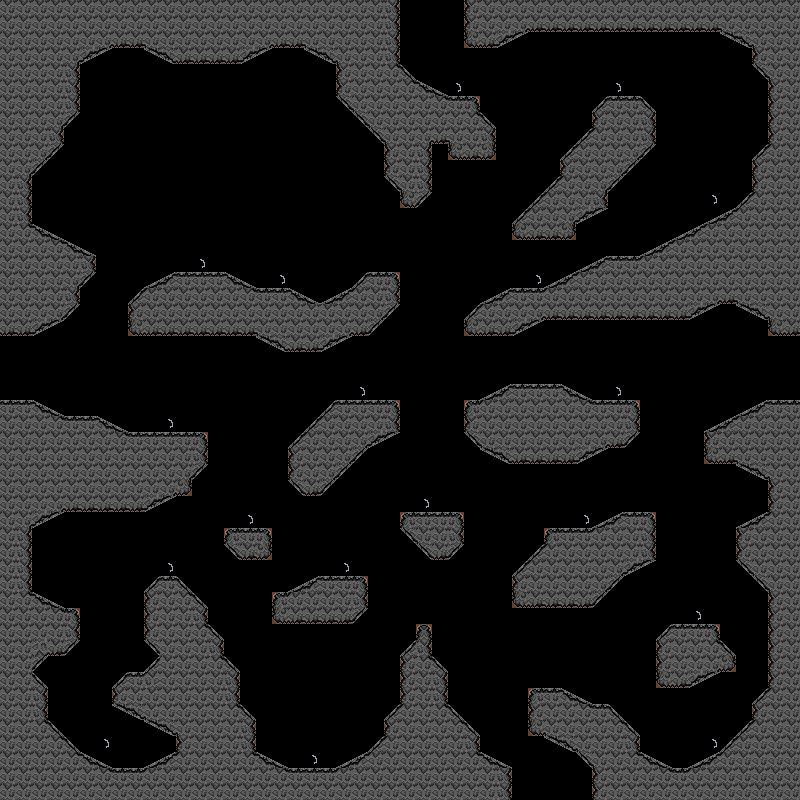

Rendered tile map (Tiled .tmx) drawn with the repository's tilesets; below, a short description and the map source with its tile grids summarised:
An orthogonal 50x50 tile map with 16x16 px tiles, 2 tile layers (prototype, terrain).

<map version="1.10" tiledversion="1.11.2" orientation="orthogonal" renderorder="right-down" width="50" height="50" tilewidth="16" tileheight="16" infinite="0" nextlayerid="4" nextobjectid="1">
 <tileset firstgid="1" source="Rock Tile Set.tsx" />
 <layer id="1" name="prototype" width="50" height="50">
  <data>[2500 cells, 959 non-empty, 2 distinct tile ids]</data>
 </layer>
 <layer id="2" name="terrain" width="50" height="50">
  <properties>
   <property name="st2u:AddComponent" value="ChunkData" />
   <property name="st2u:CompositeCollider2D" type="bool" value="true" />
   <property name="unity:layer" value="Ground" />
  </properties>
  <data>[2500 cells, 1130 non-empty, 28 distinct tile ids]</data>
 </layer>
</map>
